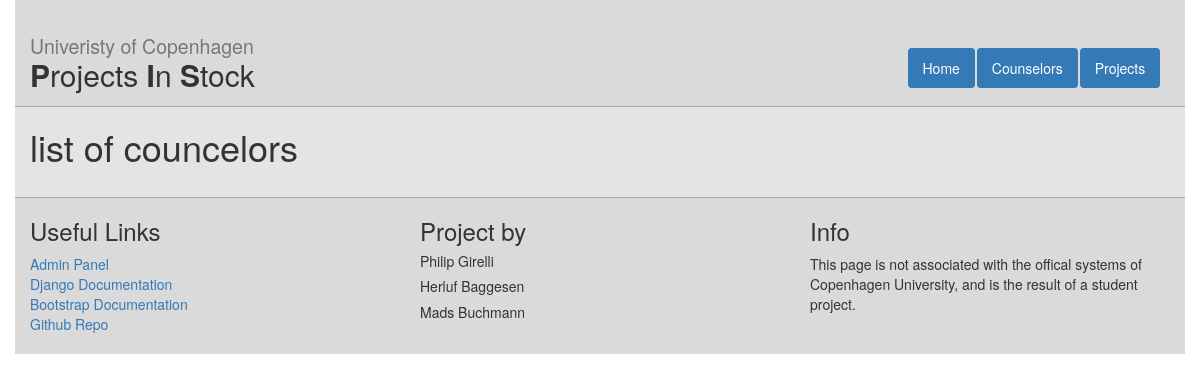
/counselors, run on an earlier commit of the app's database.
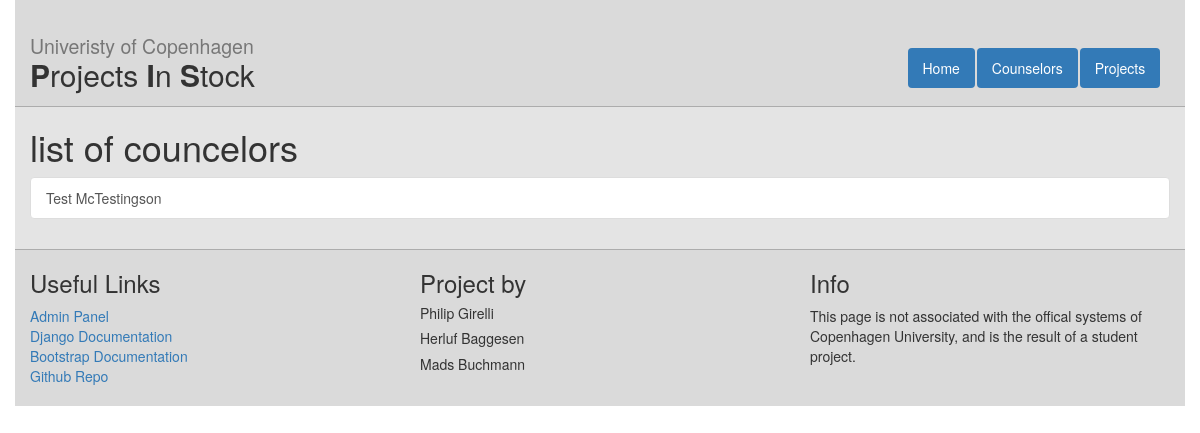
And on a later commit of the database.
### web/models.py (models this page shows, shortened)
class Counselor(models.Model):
    name = models.CharField(max_length=255)
    email = models.EmailField()
    study_area = models.CharField(max_length=255)
    office = models.CharField(max_length=255)
    projects = models.ManyToManyField(Project)

### web/views.py (the view)
# urls.py: url(r'^counselors$', views.counselor_list, name="counselor_list"),
def counselor_list(request):
    cs = Counselor.objects.all()
    context = {
        "counselors": cs
    }
    return render(request, 'web/counselor_list.html', context)

### web/templates/web/counselor_list.html
{%extends "web/master.html" %}
{% block content%}
<h1>list of councelors</h1>
  <div class="list-group">
  {% for c in counselors %}
    <a class="list-group-item" href="{% url 'counselor_detail' c.id %}">{{ c.name }}</a>
  {% endfor %}
</div>
{% endblock %}

What changed in the data, as far as the page shows it:
added Counselor: name "Test McTestingson"
